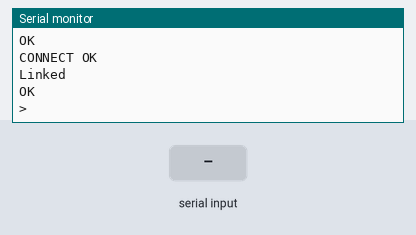
Recording of a sketch running on a simulated Arduino Uno, built with avr-gcc and run on an emulated ATmega328P. On the bench: the last lines printed to the serial monitor. The test bench sets the inputs (shaded band). The modem accepts every AT command (registered, SIM ready, sends succeed) and sends nothing else.

Above: at 4.9 s.
5.0 s: "1" received over the second serial link
At 7.4 s:
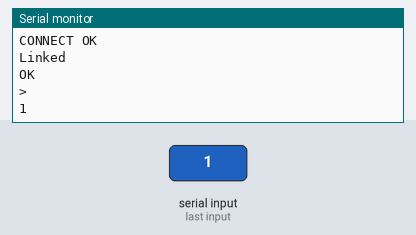
8.0 s: "0" received over the second serial link
At 8.7 s:
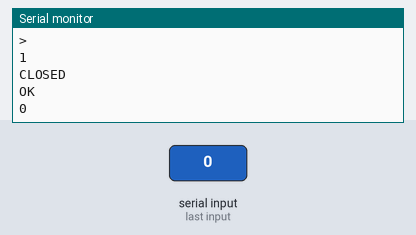

Measured:
- after the input at 5.0 s, the serial monitor: prints a new line after 1.2 s (image 1)
- after the input at 8.0 s, the serial monitor: prints a new line at once (image 2)

The sketch:

demoESP8266GET.ino
```cpp
#include <SoftwareSerial.h>

SoftwareSerial wifi(6, 7); // RX, TX
String comdata = ""; //get from wifi rx,tx

void setup() {
  Serial.begin(9600);
  Serial.println("Serial Connected!");
  wifi.begin(9600);
}

//read wifi rx,tx
void getComdata()
{
  while (wifi.available() > 0) {
    comdata += char(wifi.read());
    delay(2);
  }
}

int f = 0;
void loop() {
  if (f == 0) {
    delay(1000);
    postHTTP();
    f = 1;
  }

  getComdata();
  if (comdata.length() > 0) {
    Serial.print(comdata);
    comdata = "";
  }
  if (Serial.available()) {
    wifi.write(Serial.read());
  }

}

void postHTTP()
{
  wifi.println("AT+CIPSTART=\"TCP\",\"www.zhangtory.com\",80");
  delay(1000);
  getComdata();
  if (comdata.length() > 0) {
    Serial.println(comdata);
    comdata = "";
  }
  //send date to 8266
  wifi.println("AT+CIPSEND");
  delay(2000);
  getComdata();
  if (comdata.length() > 0) {
    Serial.println(comdata);
    comdata = "";
  }
  wifi.println("GET http://zhangtory.com HTTP/1.0\r\n\r\n\r\n");
  wifi.println("");
  delay(2000);
  getComdata();
  if (comdata.length() > 0) {
    Serial.println(comdata);
    comdata = "";
  }
  wifi.print("+++");
  delay(100);
  wifi.println("");
  delay(500);
  getComdata();
  if (comdata.length() > 0) {
    Serial.println(comdata);
    comdata = "";
  }
  wifi.println("AT+CIPCLOSE");//close TCP
  delay(1000);
  getComdata();
  if (comdata.length() > 0) {
    Serial.println(comdata);
    comdata = "";
  }
}
```
